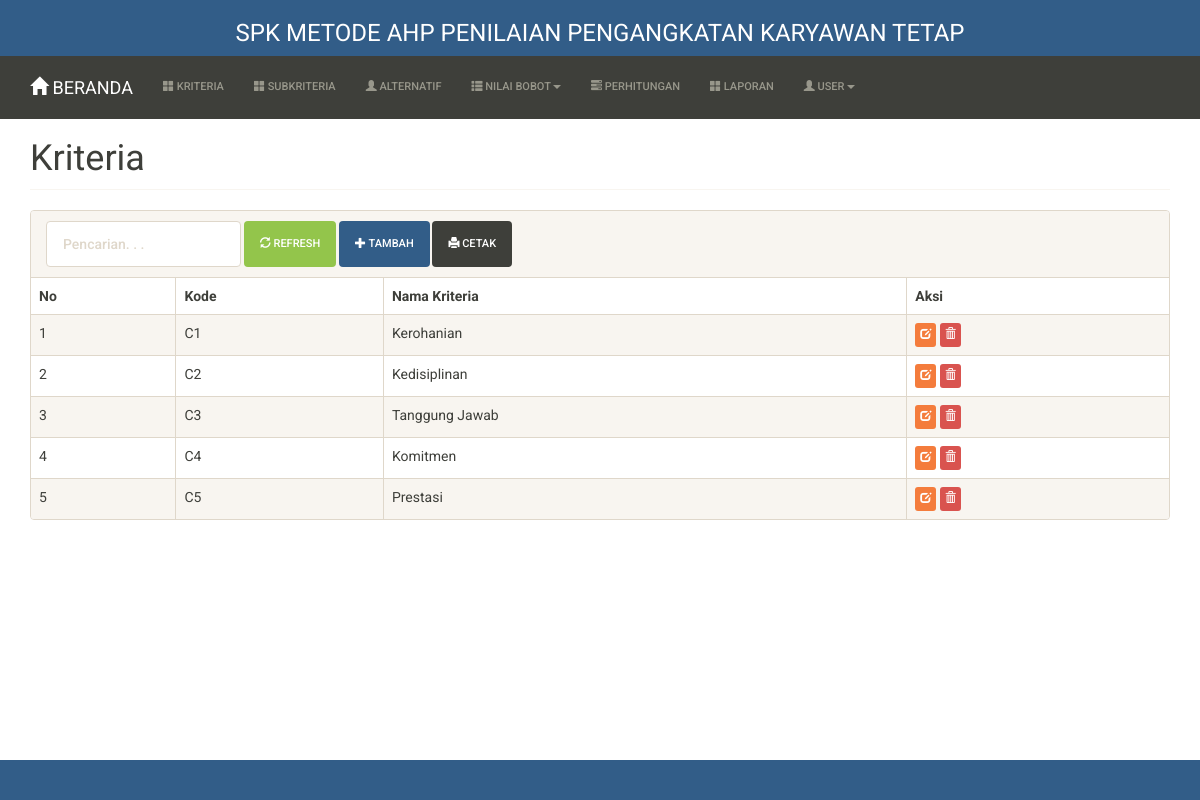
Screenshot of /index.php?m=kriteria (signed in) with the database file from the repository.
### tables this page shows
CREATE TABLE `tb_kriteria` (
  `kode_kriteria` varchar(16) NOT NULL,
  `nama_kriteria` varchar(256) DEFAULT NULL
);

### config.php (called while the page is built)
<?php
$config["server"] = 'localhost';
$config["username"] = 'root';
$config["password"] = '';
$config["database_name"] = 'dewi';

### functions.php (called while the page is built, shortened)
<?php
include 'config.php';
include 'includes/db.php';
$db = new DB($config['server'], $config['username'], $config['password'], $config['database_name']);
include 'includes/general.php';

### includes/general.php (called while the page is built, shortened)
<?php
function esc_field($str)
{
    return htmlspecialchars($str, ENT_QUOTES, 'UTF-8');
}

### includes/db.php (called while the page is built, shortened)
<?php
class DB
{
    var $conn = null;
    public function __construct($host, $username, $passwd, $dbname)
    {
        $this->conn = mysqli_connect($host, $username, $passwd, $dbname);
    }
    public function query($sql)
    {
        $query = mysqli_query($this->conn, $sql) or die('<pre>Error mysqli_query: ' . mysqli_error($this->conn) . '<br />' . $sql . '</pre>');
        return $query;
    }
    public function get_results($sql)
    {
        $query = $this->query($sql);
        $arr = [];
        while ($row = mysqli_fetch_object($query)) {
            $arr[] = $row;
        }
        return $arr;
    }
}

### kriteria.php (the view, shortened to what this page needs)
<div class="page-header">
    <h1>Kriteria</h1>
</div>
<div class="panel panel-default">
    <div class="panel-heading">
        <form class="form-inline">
            <div class="form-group">
                <input class="form-control" type="text" placeholder="Pencarian. . ." name="q" value="<?= @isset($_GET['q'])?$_GET['q']:'' ?>" />
            </div>
            <div class="form-group">
                <button class="btn btn-success"><span class="glyphicon glyphicon-refresh"></span> Refresh</button>
            </div>
            <div class="form-group">
                <a class="btn btn-primary" href="?m=kriteria_tambah"><span class="glyphicon glyphicon-plus"></span> Tambah</a>
            </div>
            <div class="form-group">
                <a class="btn btn-default" href="cetak.php?m=kriteria&a=<?= isset($_GET['q'])?$_GET['q']:'' ?>" target="_blank"><span class="glyphicon glyphicon-print"></span> Cetak</a>
            </div>
        </form>
    </div>
    <div class="table-responsive">
        <table class="table table-bordered table-hover table-striped">
            <thead>
                <tr>
                    <th>No</th>
                    <th>Kode</th>
                    <th>Nama Kriteria</th>
                    <th>Aksi</th>
                </tr>
            </thead>
            <?php
            $q = esc_field(isset($_GET['q'])?$_GET['q']:'');
            $rows = $db->get_results("SELECT * FROM tb_kriteria WHERE nama_kriteria LIKE '%$q%' ORDER BY kode_kriteria");
            $no = 0;
            foreach ($rows as $row) : ?>
                <tr>
                    <td><?= ++$no ?></td>
                    <td><?= $row->kode_kriteria ?></td>
                    <td><?= $row->nama_kriteria ?></td>
                    <td>
                        <a class="btn btn-xs btn-warning" href="?m=kriteria_ubah&ID=<?= $row->kode_kriteria ?>"><span class="glyphicon glyphicon-edit"></span></a>
                        <a class="btn btn-xs btn-danger" href="aksi.php?act=kriteria_hapus&ID=<?= $row->kode_kriteria ?>" onclick="return confirm('Hapus data?')"><span class="glyphicon glyphicon-trash"></span></a>
                    </td>
                </tr>
            <?php endforeach ?>
        </table>
    </div>
</div>

### assets/css/general.css (style rules this page uses)
html { position: relative; min-height: 100%; }
body { margin-bottom: 70px; }
.page-header { margin-top: 0; padding-bottom: 0; }
.page-header h1 { margin-top: 0; }

### rows the page displays
tb_kriteria: kode_kriteria "C1", nama_kriteria "Kerohanian"
tb_kriteria: kode_kriteria "C2", nama_kriteria "Kedisiplinan"
tb_kriteria: kode_kriteria "C3", nama_kriteria "Tanggung Jawab"
tb_kriteria: kode_kriteria "C4", nama_kriteria "Komitmen"
tb_kriteria: kode_kriteria "C5", nama_kriteria "Prestasi"
